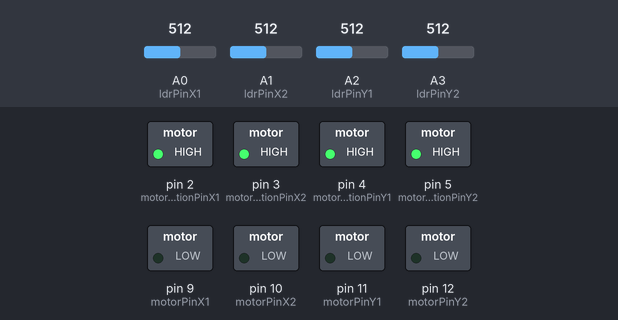
Bench run of a sketch on a simulated Arduino Uno, built with avr-gcc and run on an emulated ATmega328P. Parts: switched loads named in the sketch (green lamp = pin HIGH). The inputs (shaded band) are chosen by the test bench; at power-on: A0 (ldrPinX1) = 512, A1 (ldrPinX2) = 512, A2 (ldrPinY1) = 512, A3 (ldrPinY2) = 512. What the sketch prints to the serial monitor is not drawn.

Above: at 1.8 s.
1.9 s: A0 (ldrPinX1) set to 716
At 3.1 s:
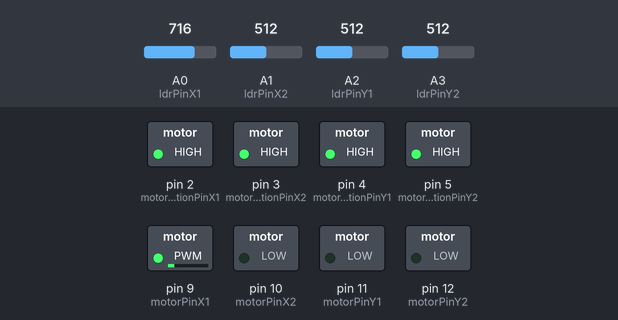
3.7 s: A1 (ldrPinX2) set to 716
At 5.5 s:
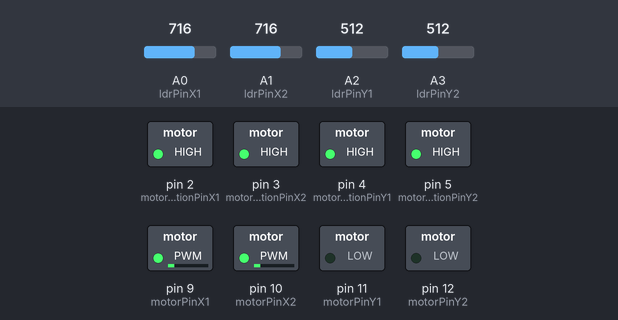
5.8 s: A2 (ldrPinY1) set to 716
At 7.7 s:
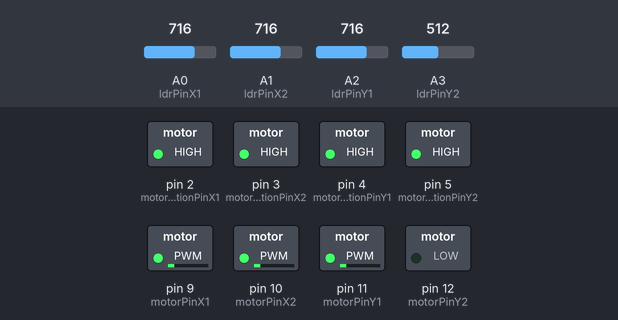
8.0 s: A3 (ldrPinY2) set to 56
9.8 s: A3 (ldrPinY2) set to 46
At 11.9 s:
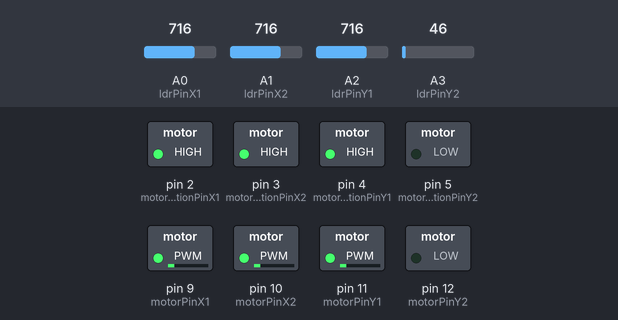
12.3 s: A0 (ldrPinX1) set to 992
At 13.3 s:
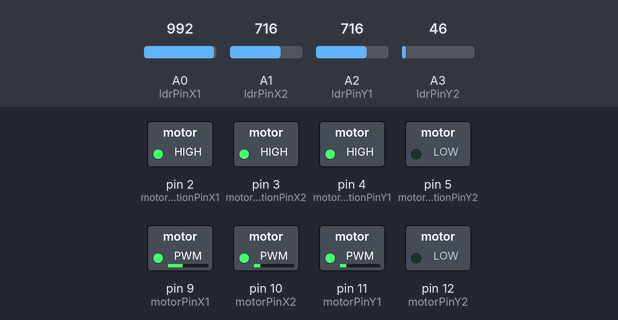
Timing chart, 0 to 15.3 s (numbered marks = the images above; inputs shaded):
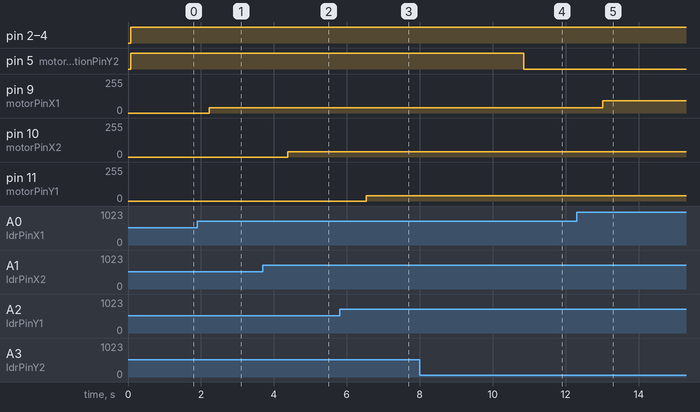

Measured:
- the behaviour switches between 52 and 51 on A3 (ldrPinY2) (found by bisection; images 3 and 4)
- after the input at 1.9 s, pin 9 (motorPinX1): 0/255 → 39/255 after 0.33 s
- after the input at 3.7 s, pin 10 (motorPinX2): 0/255 → 39/255 after 0.68 s
- after the input at 5.8 s, pin 11 (motorPinY1): 0/255 → 39/255 after 0.74 s
- after the input at 8.0 s, every drawn part: stays the same
- after the input at 9.8 s, pin 5 (motorDirectionPinY2): HIGH → LOW after 1.1 s
- after the input at 12.3 s, pin 9 (motorPinX1): 39/255 → 93/255 after 0.72 s

The sketch:

code.ino
```cpp
// Pin configuration
const int ldrPinX1 = A0; // LDR pin for horizontal (X-axis) - Motor 1
const int ldrPinX2 = A1; // LDR pin for horizontal (X-axis) - Motor 2
const int ldrPinY1 = A2; // LDR pin for vertical (Y-axis) - Motor 3
const int ldrPinY2 = A3; // LDR pin for vertical (Y-axis) - Motor 4

const int motorPinX1 = 9; // Motor pin for horizontal (X-axis) - Motor 1
const int motorPinX2 = 10; // Motor pin for horizontal (X-axis) - Motor 2
const int motorPinY1 = 11; // Motor pin for vertical (Y-axis) - Motor 3
const int motorPinY2 = 12; // Motor pin for vertical (Y-axis) - Motor 4

// Motor control parameters
const int motorSpeed = 100; // Adjust the motor speed as needed
const int motorDirectionPinX1 = 2; // Motor direction pin for horizontal (X-axis) - Motor 1
const int motorDirectionPinX2 = 3; // Motor direction pin for horizontal (X-axis) - Motor 2
const int motorDirectionPinY1 = 4; // Motor direction pin for vertical (Y-axis) - Motor 3
const int motorDirectionPinY2 = 5; // Motor direction pin for vertical (Y-axis) - Motor 4

void setup() {
  Serial.begin(9600);
  pinMode(motorDirectionPinX1, OUTPUT);
  pinMode(motorDirectionPinX2, OUTPUT);
  pinMode(motorDirectionPinY1, OUTPUT);
  pinMode(motorDirectionPinY2, OUTPUT);
}

void loop() {
  int ldrValueX1 = analogRead(ldrPinX1);
  int ldrValueX2 = analogRead(ldrPinX2);
  int ldrValueY1 = analogRead(ldrPinY1);
  int ldrValueY2 = analogRead(ldrPinY2);

  // Map LDR values to motor speed (adjust the values based on your LDR characteristics)
  int motorSpeedX1 = map(ldrValueX1, 0, 1023, -motorSpeed, motorSpeed);
  int motorSpeedX2 = map(ldrValueX2, 0, 1023, -motorSpeed, motorSpeed);
  int motorSpeedY1 = map(ldrValueY1, 0, 1023, -motorSpeed, motorSpeed);
  int motorSpeedY2 = map(ldrValueY2, 0, 1023, -motorSpeed, motorSpeed);

  // Print LDR values and corresponding motor speeds
  Serial.print("LDR X1: ");
  Serial.print(ldrValueX1);
  Serial.print("  Motor Speed X1: ");
  Serial.print(motorSpeedX1);
  Serial.print("  |  LDR X2: ");
  Serial.print(ldrValueX2);
  Serial.print("  Motor Speed X2: ");
  Serial.print(motorSpeedX2);
  Serial.print("  |  LDR Y1: ");
  Serial.print(ldrValueY1);
  Serial.print("  Motor Speed Y1: ");
  Serial.print(motorSpeedY1);
  Serial.print("  |  LDR Y2: ");
  Serial.print(ldrValueY2);
  Serial.print("  Motor Speed Y2: ");
  Serial.println(motorSpeedY2);

  // Adjust motor direction based on motor speed
  digitalWrite(motorDirectionPinX1, (motorSpeedX1 >= -90) ? HIGH : LOW);
  digitalWrite(motorDirectionPinX2, (motorSpeedX2 >= -90) ? HIGH : LOW);
  digitalWrite(motorDirectionPinY1, (motorSpeedY1 >= -90) ? HIGH : LOW);
  digitalWrite(motorDirectionPinY2, (motorSpeedY2 >= -90) ? HIGH : LOW);

  // Set motor speeds
  analogWrite(motorPinX1, abs(motorSpeedX1));
  analogWrite(motorPinX2, abs(motorSpeedX2));
  analogWrite(motorPinY1, abs(motorSpeedY1));
  analogWrite(motorPinY2, abs(motorSpeedY2));

  delay(1000); // Adjust the delay based on your application requirements
}
```
